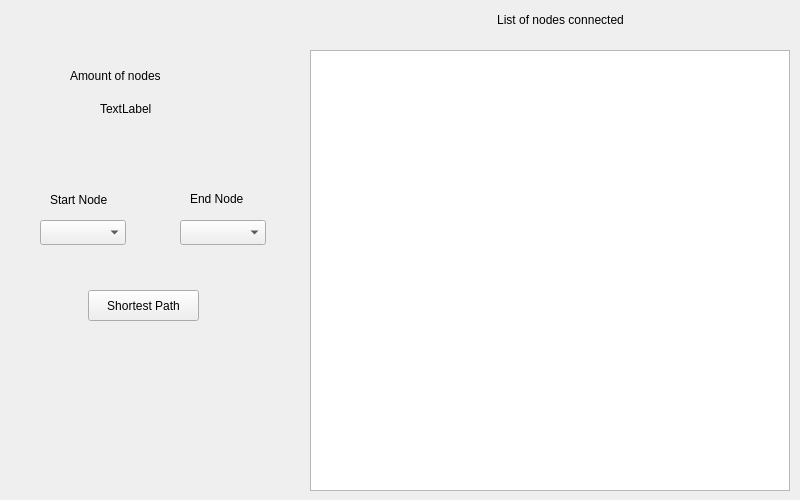
<?xml version="1.0" encoding="UTF-8"?>
<ui version="4.0">
 <class>MainWindow</class>
 <widget class="QMainWindow" name="MainWindow">
  <property name="geometry">
   <rect>
    <x>0</x>
    <y>0</y>
    <width>800</width>
    <height>500</height>
   </rect>
  </property>
  <property name="windowTitle">
   <string>MainWindow</string>
  </property>
  <widget class="QWidget" name="centralwidget">
   <property name="autoFillBackground">
    <bool>false</bool>
   </property>
   <widget class="QTableView" name="tableView">
    <property name="geometry">
     <rect>
      <x>310</x>
      <y>50</y>
      <width>480</width>
      <height>441</height>
     </rect>
    </property>
   </widget>
   <widget class="QPushButton" name="ShortestPath">
    <property name="geometry">
     <rect>
      <x>88</x>
      <y>290</y>
      <width>111</width>
      <height>31</height>
     </rect>
    </property>
    <property name="text">
     <string>Shortest Path</string>
    </property>
   </widget>
   <widget class="QLabel" name="label">
    <property name="geometry">
     <rect>
      <x>70</x>
      <y>60</y>
      <width>131</width>
      <height>31</height>
     </rect>
    </property>
    <property name="text">
     <string>Amount of nodes</string>
    </property>
   </widget>
   <widget class="QLabel" name="amount_of_nodos">
    <property name="geometry">
     <rect>
      <x>100</x>
      <y>100</y>
      <width>67</width>
      <height>17</height>
     </rect>
    </property>
    <property name="text">
     <string>TextLabel</string>
    </property>
   </widget>
   <widget class="QLabel" name="title">
    <property name="geometry">
     <rect>
      <x>380</x>
      <y>10</y>
      <width>361</width>
      <height>20</height>
     </rect>
    </property>
    <property name="text">
     <string>List of nodes connected</string>
    </property>
    <property name="textFormat">
     <enum>Qt::AutoText</enum>
    </property>
    <property name="alignment">
     <set>Qt::AlignCenter</set>
    </property>
   </widget>
   <widget class="QComboBox" name="StartNode_box">
    <property name="geometry">
     <rect>
      <x>40</x>
      <y>220</y>
      <width>86</width>
      <height>25</height>
     </rect>
    </property>
   </widget>
   <widget class="QLabel" name="label_2">
    <property name="geometry">
     <rect>
      <x>50</x>
      <y>190</y>
      <width>81</width>
      <height>20</height>
     </rect>
    </property>
    <property name="text">
     <string>Start Node</string>
    </property>
   </widget>
   <widget class="QLabel" name="label_3">
    <property name="geometry">
     <rect>
      <x>190</x>
      <y>190</y>
      <width>67</width>
      <height>17</height>
     </rect>
    </property>
    <property name="text">
     <string>End Node</string>
    </property>
   </widget>
   <widget class="QComboBox" name="EndNode_box">
    <property name="geometry">
     <rect>
      <x>180</x>
      <y>220</y>
      <width>86</width>
      <height>25</height>
     </rect>
    </property>
   </widget>
  </widget>
 </widget>
 <resources/>
 <connections/>
</ui>
